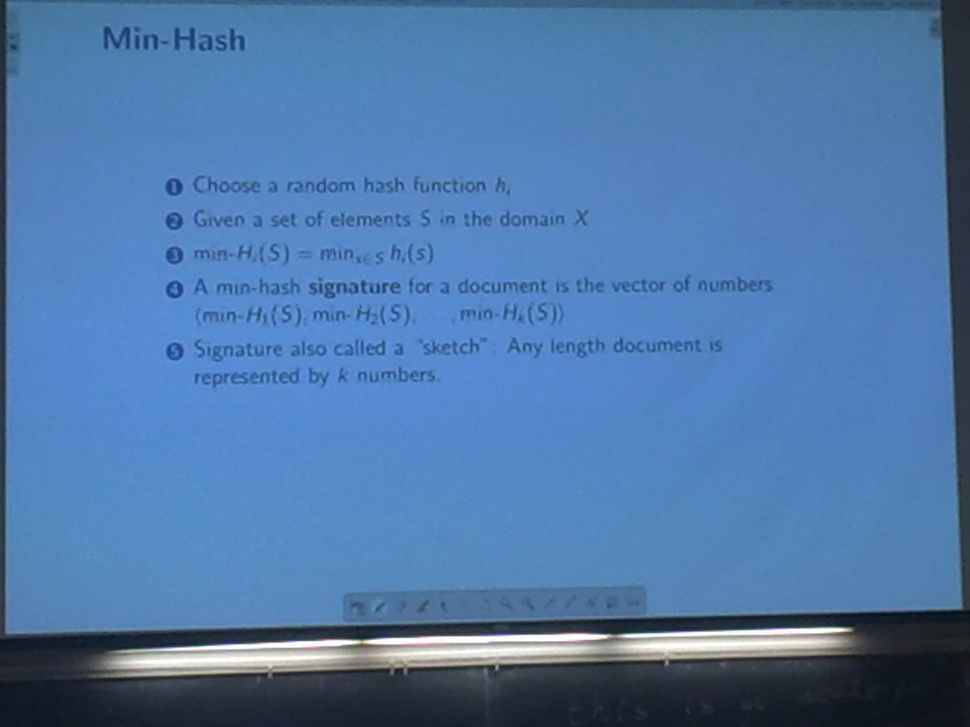
#> input picture cse118-218-fa15_Team03/image_enhancing_modules/orig.jpg, 970 x 727 px, shrunk from 1296 x 972 before the run
$ python clahe.py
#> lines starting #> are read from the running program, lines starting #| are printed output that depends on the picture
import numpy as np
import cv2


img = cv2.imread('orig.jpg',0)
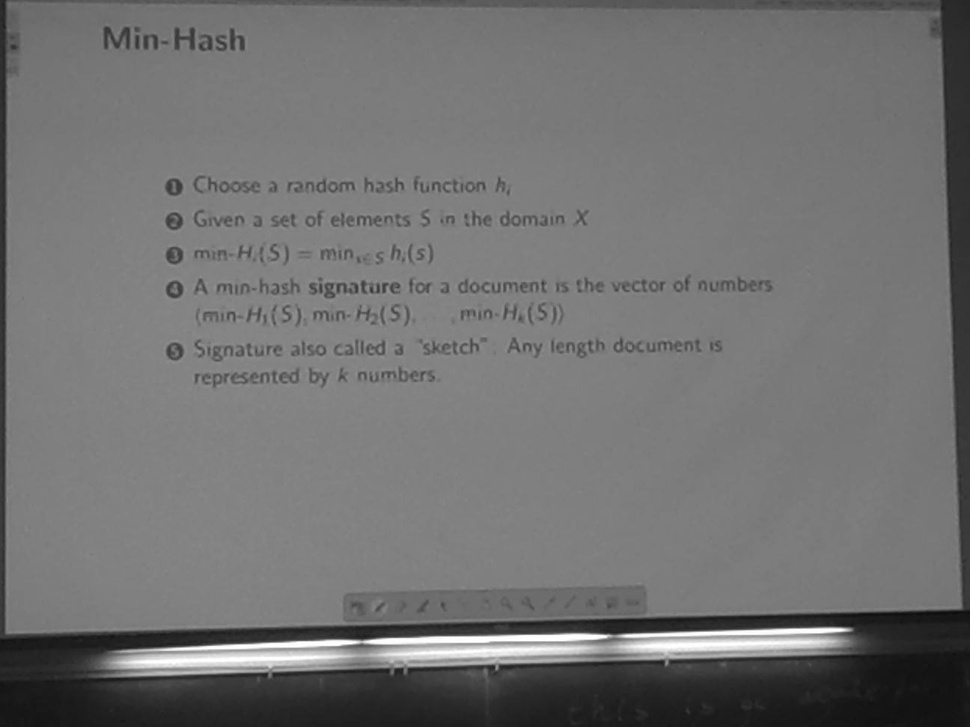
#> img: shape (727, 970); min 12, max 255, mean 113.5
clahe = cv2.createCLAHE(clipLimit=2.0, tileGridSize=(8,8))
cl1 = clahe.apply(img)
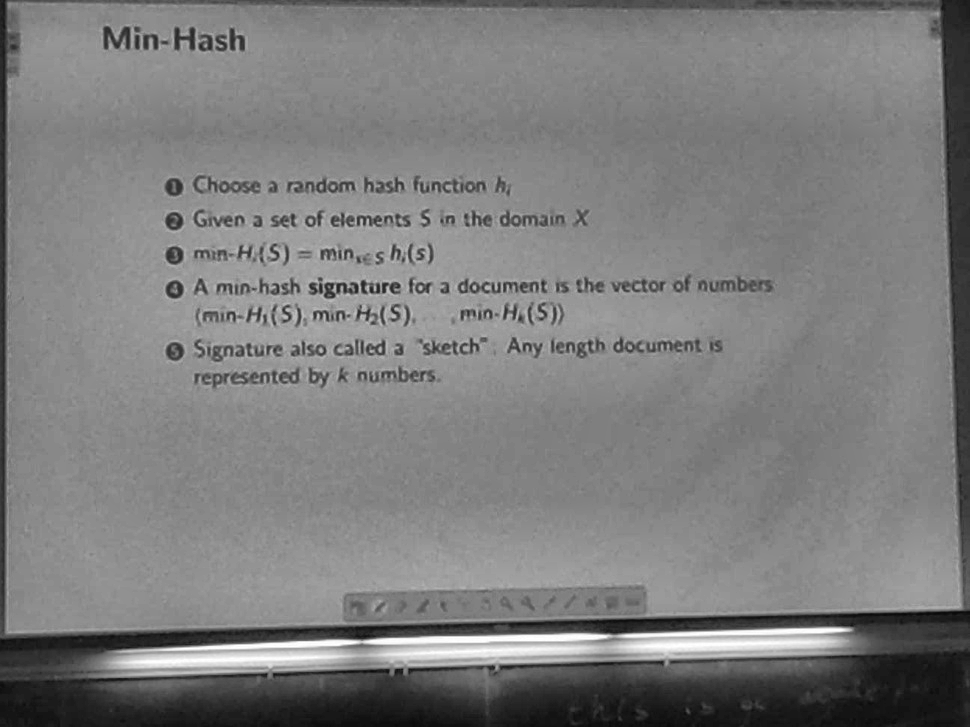
#> cl1: shape (727, 970); min 8, max 255, mean 124.8
cv2.imwrite('clahe_result.jpg',cl1)

$ run again, with cse118-218-fa15_Team03/image_enhancing_modules/res_hist.png saved as cse118-218-fa15_Team03/image_enhancing_modules/orig.jpg
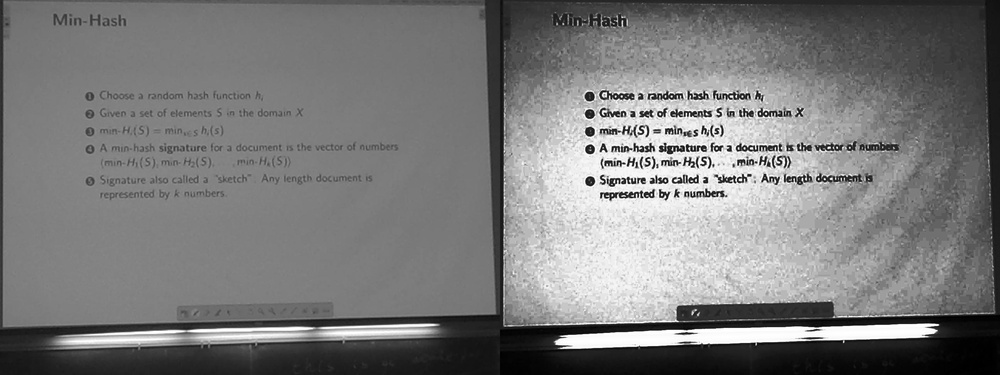
#> input picture cse118-218-fa15_Team03/image_enhancing_modules/res_hist.png, 1000 x 375 px, shrunk from 2592 x 972 before the run
#> img is the input picture: shape (375, 1000); min 0, max 255, mean 122.6
#> `cl1 = clahe.apply(img)`:
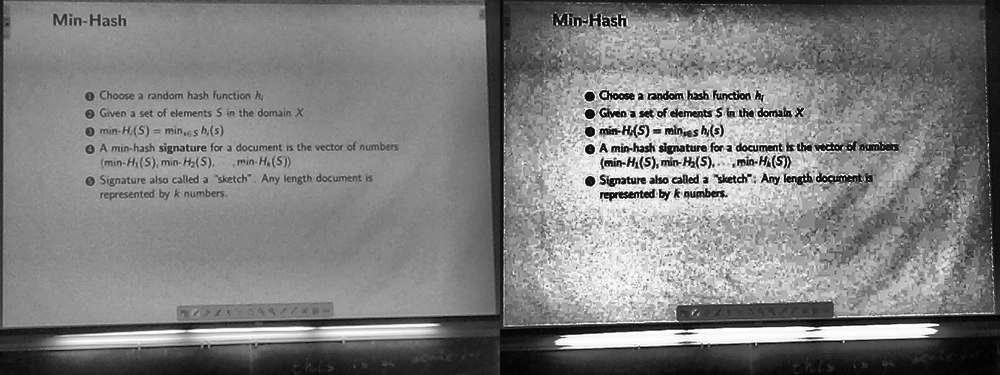
#> cl1: shape (375, 1000); min 1, max 255, mean 127.4
